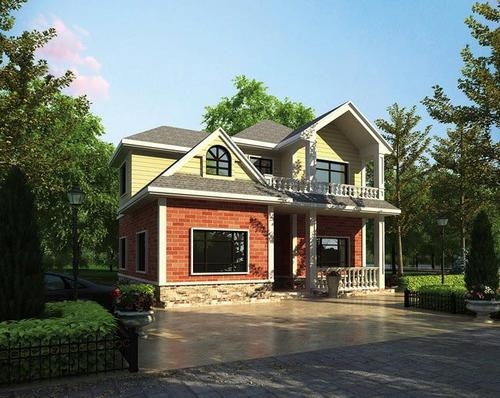
//> input picture VS_test/fw.jpg, 500 x 398 px
$ ./blur_test   (built with g++ and OpenCV 4)
//> lines starting //> are read from the running program, lines starting //| are printed output that depends on the picture
//这是对opencv中图像模糊的ＡＰＩ测试

#include<iostream>
#include<opencv2/opencv.hpp>

using namespace std;
using namespace cv;
//全局变量
int box_s=3;
int mean_s=3;
int gaussian_s=3;
int median_s=3;
int bil_s=3;
int maxv=100;
Mat src,box_I,mean_I,gaussian_I,median_I,bil_I;

//回调函数
static void onchange_box(int,void*);
static void onchange_mean(int,void*);
static void onchange_gaussian(int,void*);
static void onchange_median(int,void*);
static void onchange_bil(int,void*);
/*
在函数的返回类型前加上关键字static，函数就被定义成为静态函数。
普通函数的定义和声明默认情况下是extern的，但静态函数只是在声明他的文件当中可见，不能被其他文件所用。
因此定义静态函数有以下好处：
<1> 其他文件中可以定义相同名字的函数，不会发生冲突。
<2> 静态函数不能被其他文件所用。
*/

int main()
{
    system("color 1E");

    src=imread("fw.jpg");
//> src is the input picture: 398 rows x 500 cols, CV_8UC3; mean B, G, R 106.7, 115.4, 107.7
    if(!src.data)
    {
        cout<<"读取图片出错！"<<endl;
        return -1;
    }
    //src.convertTo(src,CV_32F);
    imshow("原图",src);
    //cout<<src.rows<<" "<<src.cols<<endl;

    box_I=src.clone();
    mean_I=src.clone();
    gaussian_I=src.clone();
    median_I=src.clone();
    bil_I=src.clone();

    //方框滤波
    namedWindow("1方框滤波",WINDOW_AUTOSIZE);
    createTrackbar("ksize","1方框滤波",&box_s,maxv,onchange_box);
    onchange_box(box_s,0);
    imshow("1方框滤波",box_I);

    //均值滤波
    namedWindow("2均值滤波",1);
    createTrackbar("ksize","2均值滤波",&mean_s,maxv,onchange_mean);
    onchange_mean(mean_s,0);

    //高斯滤波
    namedWindow("3高斯滤波",1);
    createTrackbar("ksize","3高斯滤波",&gaussian_s,maxv,onchange_gaussian);
    onchange_gaussian(gaussian_s,0);

    //中值滤波
    namedWindow("4中值滤波",1);
    createTrackbar("ksize","4中值滤波",&median_s,maxv,onchange_median);
    onchange_median(median_s,0);

    //双边滤波
    namedWindow("5双边滤波",1);
    createTrackbar("ksize","5双边滤波",&bil_s,maxv,onchange_bil);
    onchange_bil(bil_s,0);


    while(char(waitKey(1))!='q'){}
    return 0;
}

static void onchange_box(int,void*)
{
    boxFilter(src,box_I,-1,Size(box_s+1,box_s+1));
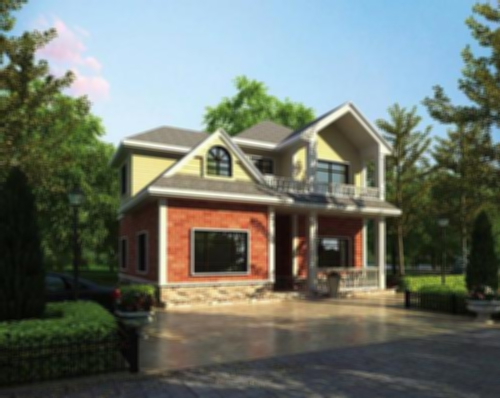
//> box_I: 398 rows x 500 cols, CV_8UC3; mean B, G, R 107, 115.7, 107.9
    imshow("1方框滤波",box_I);
}
static void onchange_mean(int,void*)
{
    blur(src,mean_I,Size(mean_s+1,mean_s+1));
    imshow("2均值滤波",mean_I);
}
static void onchange_gaussian(int,void*)
{
    GaussianBlur(src,gaussian_I,Size(gaussian_s*2+1,gaussian_s*2+1),0,0);
    imshow("3高斯滤波",gaussian_I);

}
static void onchange_median(int,void*)
{
    medianBlur(src,median_I,median_s*2+1);
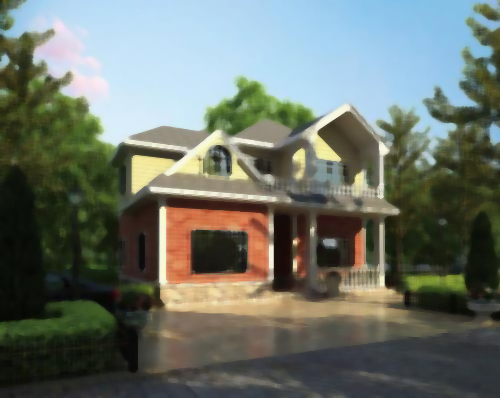
//> median_I: 398 rows x 500 cols, CV_8UC3; mean B, G, R 105.5, 114.4, 107
    imshow("4中值滤波",median_I);
}
static void onchange_bil(int,void*)
{
    bilateralFilter(src,bil_I,bil_s,bil_s*2,bil_s/2);
//> the 'q' key is pressed
    imshow("5双边滤波",bil_I);
}

$ run again, with VS_test/fj2.jpg copied over VS_test/fw.jpg
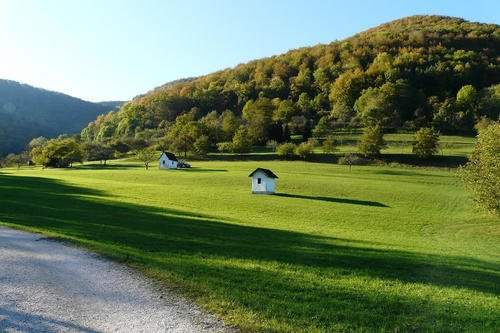
//> input picture VS_test/fj2.jpg, 500 x 333 px
//> src is the input picture: 333 rows x 500 cols, CV_8UC3; mean B, G, R 87.2, 124.4, 106.6
//> in onchange_box, `boxFilter(src,box_I,-1,Size(box_s+1,box_s+1));`:
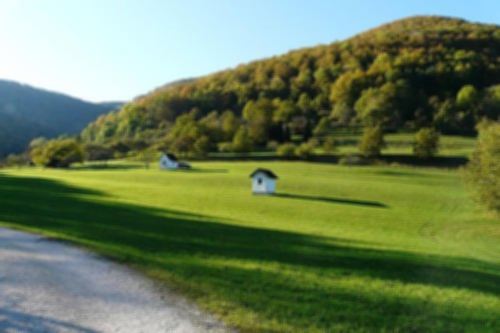
//> box_I: 333 rows x 500 cols, CV_8UC3; mean B, G, R 87.6, 124.7, 106.8
//> in onchange_median, `medianBlur(src,median_I,median_s*2+1);`:
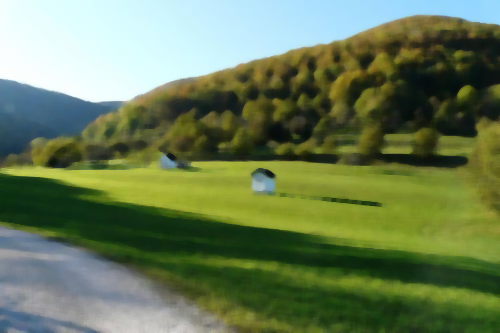
//> median_I: 333 rows x 500 cols, CV_8UC3; mean B, G, R 86.8, 123.9, 106

$ run again, with VS_test/hjy.jpg copied over VS_test/fw.jpg
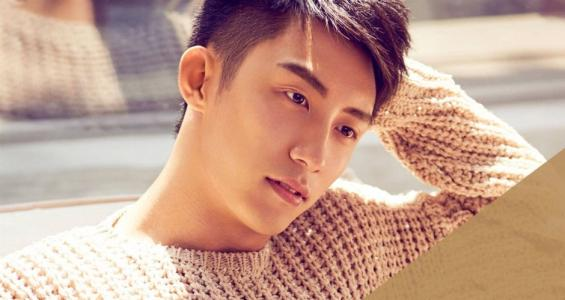
//> input picture VS_test/hjy.jpg, 565 x 300 px
//> src is the input picture: 300 rows x 565 cols, CV_8UC3; mean B, G, R 141.2, 158.3, 196.3
//> in onchange_box, `boxFilter(src,box_I,-1,Size(box_s+1,box_s+1));`:
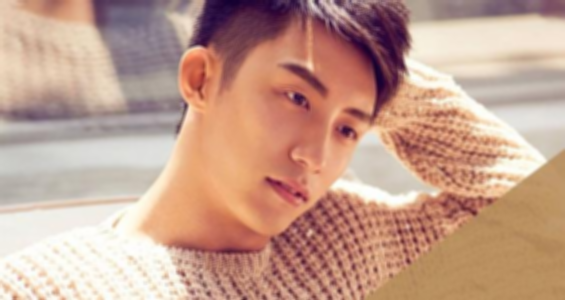
//> box_I: 300 rows x 565 cols, CV_8UC3; mean B, G, R 141.2, 158.3, 196.3
//> in onchange_median, `medianBlur(src,median_I,median_s*2+1);`:
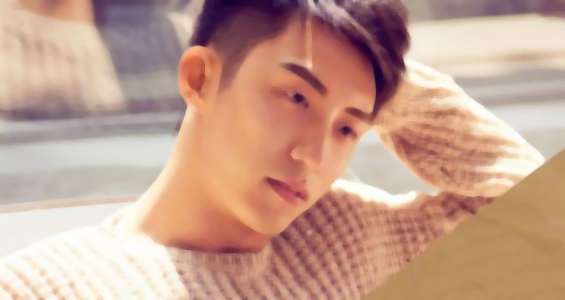
//> median_I: 300 rows x 565 cols, CV_8UC3; mean B, G, R 142.1, 159.3, 197.5
